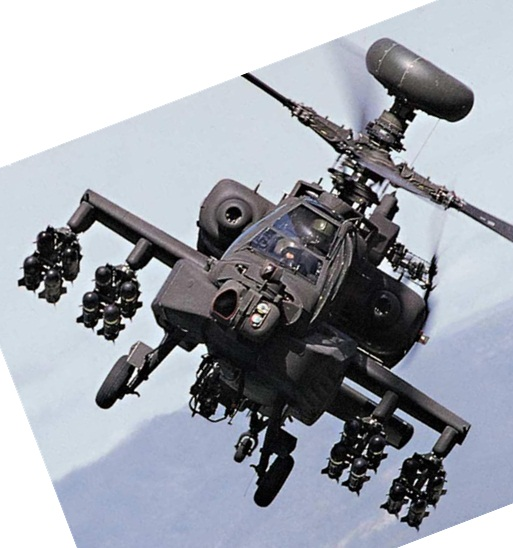
#> input picture lab3-SIFT/lab3-SIFT/codes/target.jpg, 513 x 548 px
$ python pre_built.py
#> lines starting #> are read from the running program, lines starting #| are printed output that depends on the picture
import cv2
import os
import numpy as np

# Path to the dataset folder and target image
dataset_path = "dataset"
target_image_path = "target.jpg"
output_folder = "system_shift"

# Ensure the output folder exists
if not os.path.exists(output_folder):
    os.makedirs(output_folder)

# Load the target image
target_image = cv2.imread(target_image_path, cv2.IMREAD_GRAYSCALE)
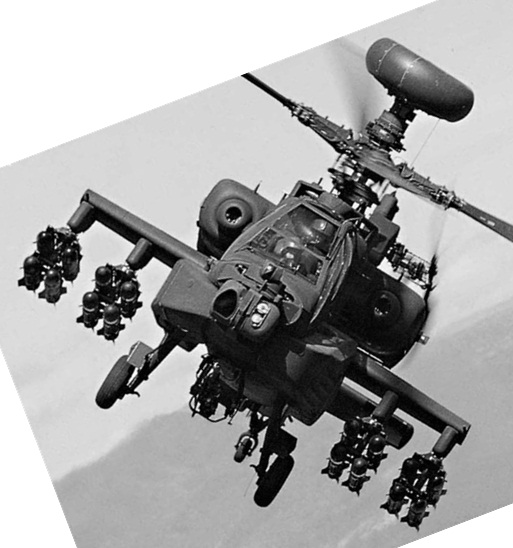
#> target_image: shape (548, 513); min 0, max 255, mean 164.3
if target_image is None:
    print(f"Error: Could not load target image '{target_image_path}'")
    exit()

# Initialize SIFT detector
sift = cv2.SIFT_create()

# Detect keypoints in the target image
target_keypoints = sift.detect(target_image, None)
#> target_keypoints = 1825 keypoints; strongest (x, y, size): (43, 273, 1.9), (362, 225, 3), (113, 285, 2), (101, 310, 2)

# Compute descriptors for the detected keypoints
_, target_descriptors = sift.compute(target_image, target_keypoints)

# Draw keypoints for the target image (optional visualization)
target_keypoint_image = cv2.drawKeypoints(target_image, target_keypoints, None)
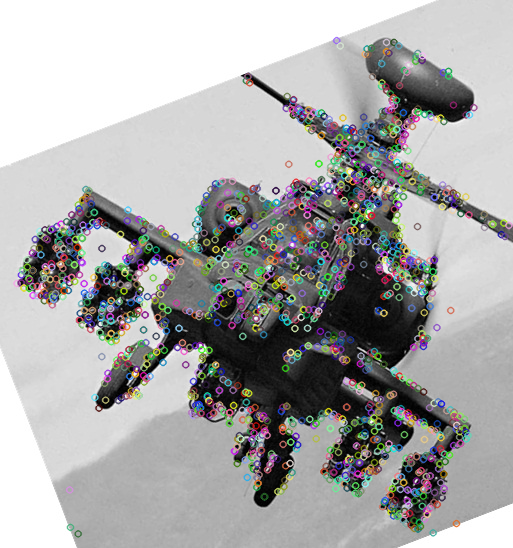
#> target_keypoint_image: shape (548, 513, 3); mean of channels 0, 1, 2 167.4, 167.6, 167.7; drawn as B, G, R
cv2.imwrite(os.path.join(output_folder, "target_keypoints.jpg"), target_keypoint_image)

# Set up FLANN-based matcher
FLANN_INDEX_KDTREE = 1
index_params = dict(algorithm=FLANN_INDEX_KDTREE, trees=5)
search_params = dict(checks=50)
flann = cv2.FlannBasedMatcher(index_params, search_params)

best_match_count = 0
best_match_image = None
best_match_keypoints = None
best_match_good_matches = None

# Iterate through all images in the dataset folder
for image_name in os.listdir(dataset_path):
    image_path = os.path.join(dataset_path, image_name)

    # Load the current image
    image = cv2.imread(image_path, cv2.IMREAD_GRAYSCALE)
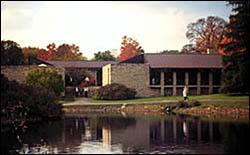
#> input picture lab3-SIFT/lab3-SIFT/codes/dataset/1.jpg, 250 x 155 px
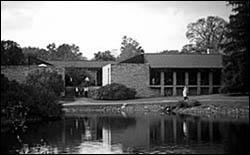
#> image: shape (155, 250); min 0, max 255, mean 105.2
    if image is None:
        print(f"Warning: Could not load image '{image_path}'")
        continue

    # Detect keypoints in the current image
    keypoints = sift.detect(image, None)
#> keypoints = 320 keypoints; strongest (x, y, size): (87, 79, 2), (184, 95, 2), (86, 89, 2.3), (48, 47, 1.8)

    # Compute descriptors for the detected keypoints
    _, descriptors = sift.compute(image, keypoints)

    # Use FLANN matcher to find matches between the target and current image
    if descriptors is not None and target_descriptors is not None:
        matches = flann.knnMatch(target_descriptors, descriptors, k=2)
#> matches = 1825 matches

        # Apply Lowe's ratio test to find good matches
        good_matches = []
        for m, n in matches:
            if m.distance < 0.7 * n.distance:
                good_matches.append(m)
#> after the loop, good_matches = 31 matches

        # Output the number of good matches for the current image
        print(f"Image '{image_name}' has {len(good_matches)} good matches.")
#| Image '1.jpg' has 31 good matches.

        # Draw keypoints for the current image (optional visualization)
        keypoint_image = cv2.drawKeypoints(image, keypoints, None)
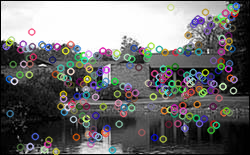
#> keypoint_image: shape (155, 250, 3); mean of channels 0, 1, 2 111.8, 111.7, 112.4; drawn as B, G, R
        cv2.imwrite(os.path.join(output_folder, f"keypoints_{image_name}"), keypoint_image)

        # Draw matches for the current image and save
        result_image = cv2.drawMatches(target_image, target_keypoints, image, keypoints, good_matches,
                                       None, flags=cv2.DrawMatchesFlags_NOT_DRAW_SINGLE_POINTS)
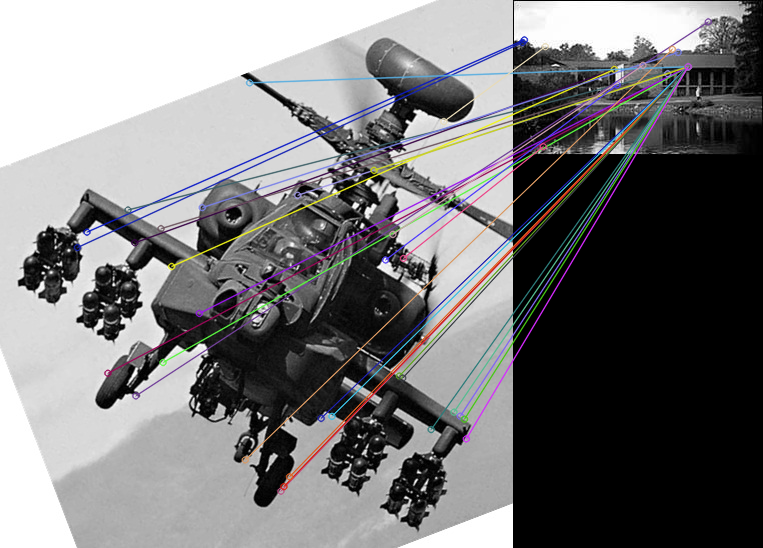
#> result_image: shape (548, 763, 3); mean of channels 0, 1, 2 121.2, 120.1, 120.7; drawn as B, G, R
        output_path = os.path.join(output_folder, f"matches_{image_name}")
        cv2.imwrite(output_path, result_image)

        # Update the best match if the current image has more good matches
        if len(good_matches) > best_match_count:
            best_match_count = len(good_matches)
#> best_match_count = 31
            best_match_image = image
            best_match_keypoints = keypoints
#> best_match_keypoints has the same summary as keypoints
            best_match_good_matches = good_matches
#> best_match_good_matches = 31 matches
#> pass 2 of the loop `for image_name in os.listdir(dataset_path):`:
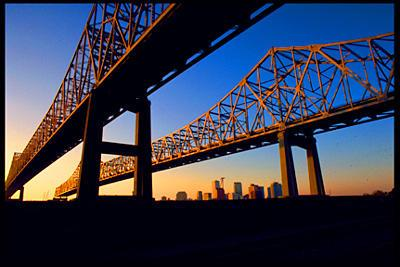
#> input picture lab3-SIFT/lab3-SIFT/codes/dataset/2.jpg, 400 x 267 px
#> `image = cv2.imread(image_path, cv2.IMREAD_GRAYSCALE)`:
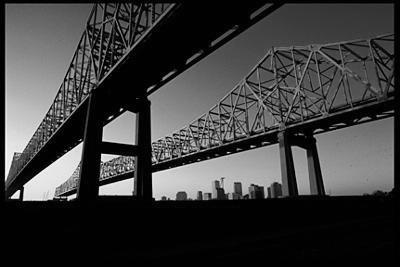
#> image: shape (267, 400); min 0, max 255, mean 60.7
#> keypoints = 592 keypoints; strongest (x, y, size): (16, 195, 4.8), (74, 196, 3.3), (43, 187, 21.7), (125, 188, 11.8)
#> after the loop `for m, n in matches:`: good_matches = 34 matches
#| Image '2.jpg' has 34 good matches.
#> keypoint_image: shape (267, 400, 3)
#> `result_image = cv2.drawMatches(target_image, target_keypoints, image, ..`:
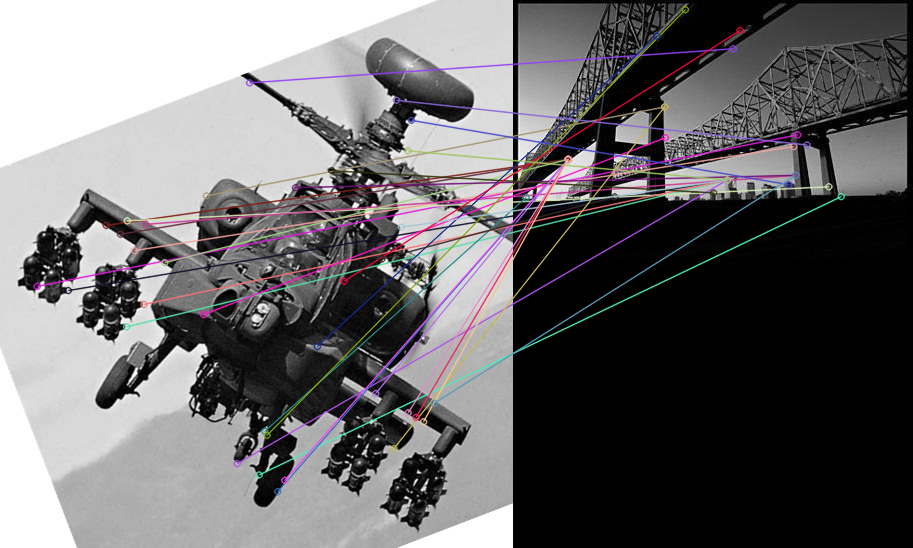
#> result_image: shape (548, 913, 3); mean of channels 0, 1, 2 106.7, 105.3, 107; drawn as B, G, R
#> best_match_count = 34
#> best_match_keypoints has the same summary as keypoints
#> best_match_good_matches = 34 matches
#> pass 3 of the loop `for image_name in os.listdir(dataset_path):`:
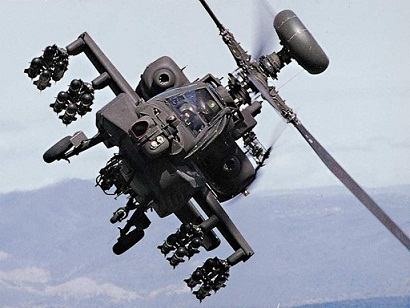
#> input picture lab3-SIFT/lab3-SIFT/codes/dataset/3.jpg, 410 x 308 px
#> `image = cv2.imread(image_path, cv2.IMREAD_GRAYSCALE)`:
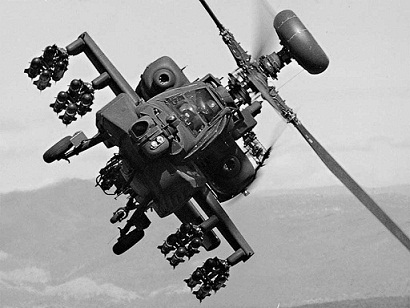
#> image: shape (308, 410); min 0, max 255, mean 157.8
#> keypoints = 540 keypoints; strongest (x, y, size): (236, 113, 1.9), (78, 103, 1.8), (236, 100, 2.5), (249, 90, 2.4)
#> after the loop `for m, n in matches:`: good_matches = 398 matches
#| Image '3.jpg' has 398 good matches.
#> keypoint_image: shape (308, 410, 3)
#> `result_image = cv2.drawMatches(target_image, target_keypoints, image, ..`:
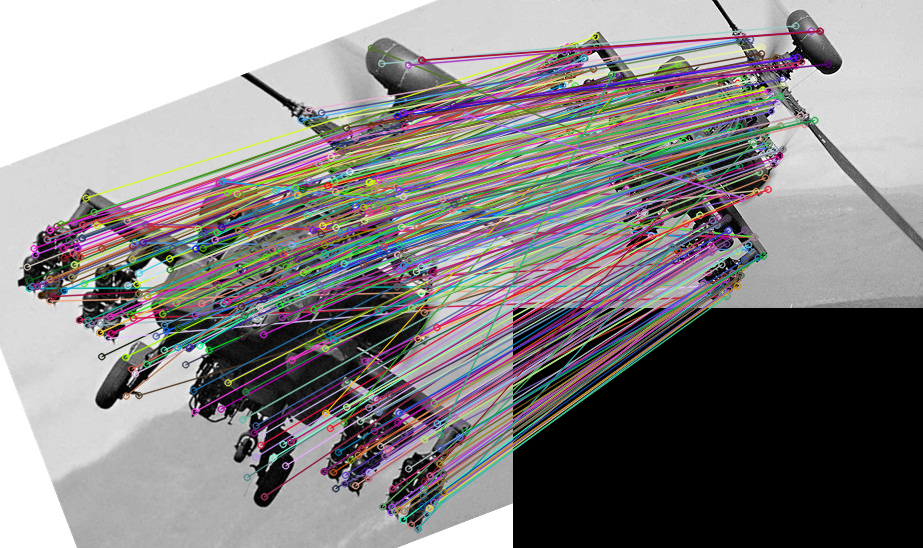
#> result_image: shape (548, 923, 3); mean of channels 0, 1, 2 132.4, 131.4, 134.6; drawn as B, G, R
#> best_match_count = 398
#> best_match_keypoints has the same summary as keypoints
#> best_match_good_matches = 398 matches

# Draw and save the best match result if found
if best_match_image is not None:
    best_match_result = cv2.drawMatches(target_image, target_keypoints, best_match_image, best_match_keypoints,
                                        best_match_good_matches, None, flags=cv2.DrawMatchesFlags_NOT_DRAW_SINGLE_POINTS)
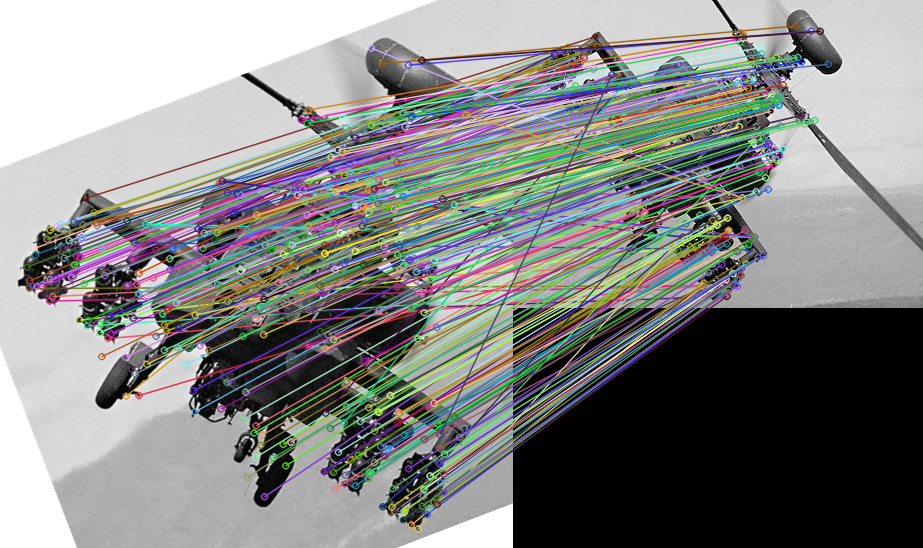
#> best_match_result: shape (548, 923, 3); mean of channels 0, 1, 2 132.3, 134.1, 132.7; drawn as B, G, R
    cv2.imwrite(os.path.join(output_folder, "best_match_result.jpg"), best_match_result)
    print(f"Best match saved as 'best_match_result.jpg' with {best_match_count} good matches.")
#| Best match saved as 'best_match_result.jpg' with 398 good matches.
else:
    print("No good matches found in the dataset.")
